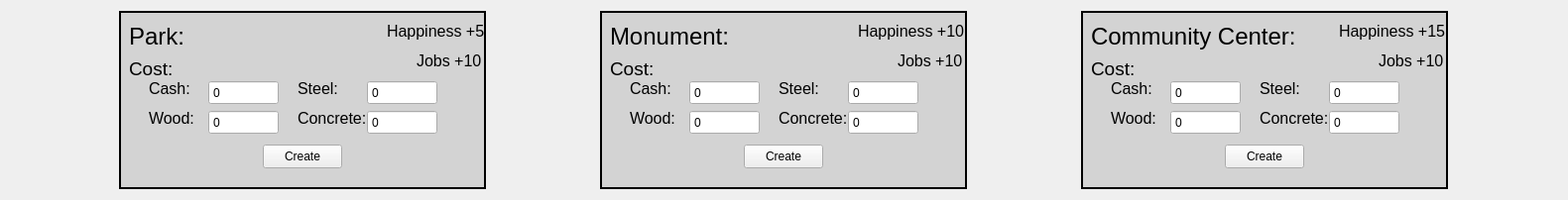
                <widget class="QWidget" name="scrollAreaWidgetContents_5">
                 <property name="geometry">
                  <rect>
                   <x>0</x>
                   <y>0</y>
                   <width>1581</width>
                   <height>202</height>
                  </rect>
                 </property>
                 <layout class="QHBoxLayout" name="horizontalLayout_7">
                  <item>
                   <widget class="QFrame" name="frmLandPark">
                    <property name="minimumSize">
                     <size>
                      <width>370</width>
                      <height>0</height>
                     </size>
                    </property>
                    <property name="maximumSize">
                     <size>
                      <width>370</width>
                      <height>16777215</height>
                     </size>
                    </property>
                    <property name="styleSheet">
                     <string notr="true">#frmLandPark {
	background-color: rgb(211, 211, 211);
	border: 2px solid black;
}</string>
                    </property>
                    <property name="frameShape">
                     <enum>QFrame::StyledPanel</enum>
                    </property>
                    <property name="frameShadow">
                     <enum>QFrame::Raised</enum>
                    </property>
                    <widget class="QPushButton" name="btnLandPark">
                     <property name="geometry">
                      <rect>
                       <x>145</x>
                       <y>135</y>
                       <width>80</width>
                       <height>24</height>
                      </rect>
                     </property>
                     <property name="text">
                      <string>Create</string>
                     </property>
                    </widget>
                    <widget class="QLabel" name="label_95">
                     <property name="geometry">
                      <rect>
                       <x>10</x>
                       <y>10</y>
                       <width>71</width>
                       <height>31</height>
                      </rect>
                     </property>
                     <property name="font">
                      <font>
                       <pointsize>18</pointsize>
                      </font>
                     </property>
                     <property name="text">
                      <string>Park:</string>
                     </property>
                    </widget>
                    <widget class="QLabel" name="label_96">
                     <property name="geometry">
                      <rect>
                       <x>10</x>
                       <y>50</y>
                       <width>49</width>
                       <height>16</height>
                      </rect>
                     </property>
                     <property name="font">
                      <font>
                       <pointsize>14</pointsize>
                      </font>
                     </property>
                     <property name="text">
                      <string>Cost:</string>
                     </property>
                    </widget>
                    <widget class="QSpinBox" name="spnLandParkWood">
                     <property name="geometry">
                      <rect>
                       <x>90</x>
                       <y>100</y>
                       <width>71</width>
                       <height>25</height>
                      </rect>
                     </property>
                     <property name="buttonSymbols">
                      <enum>QAbstractSpinBox::NoButtons</enum>
                     </property>
                     <property name="minimum">
                      <number>0</number>
                     </property>
                     <property name="maximum">
                      <number>1000000</number>
                     </property>
                    </widget>
                    <widget class="QLabel" name="label_97">
                     <property name="geometry">
                      <rect>
                       <x>30</x>
                       <y>100</y>
                       <width>49</width>
                       <height>16</height>
                      </rect>
                     </property>
                     <property name="font">
                      <font>
                       <pointsize>12</pointsize>
                      </font>
                     </property>
                     <property name="text">
                      <string>Wood:</string>
                     </property>
                    </widget>
                    <widget class="QSpinBox" name="spnLandParkSteel">
                     <property name="geometry">
                      <rect>
                       <x>250</x>
                       <y>70</y>
                       <width>71</width>
                       <height>25</height>
                      </rect>
                     </property>
                     <property name="buttonSymbols">
                      <enum>QAbstractSpinBox::NoButtons</enum>
                     </property>
                     <property name="minimum">
                      <number>0</number>
                     </property>
                     <property name="maximum">
                      <number>1000000</number>
                     </property>
                    </widget>
                    <widget class="QLabel" name="label_98">
                     <property name="geometry">
                      <rect>
                       <x>180</x>
                       <y>70</y>
                       <width>49</width>
                       <height>16</height>
                      </rect>
                     </property>
                     <property name="font">
                      <font>
                       <pointsize>12</pointsize>
                      </font>
                     </property>
                     <property name="text">
                      <string>Steel:</string>
                     </property>
                    </widget>
                    <widget class="QLabel" name="label_99">
                     <property name="geometry">
                      <rect>
                       <x>180</x>
                       <y>100</y>
                       <width>71</width>
                       <height>16</height>
                      </rect>
                     </property>
                     <property name="font">
                      <font>
                       <pointsize>12</pointsize>
                      </font>
                     </property>
                     <property name="text">
                      <string>Concrete:</string>
                     </property>
                    </widget>
                    <widget class="QSpinBox" name="spnLandParkConcrete">
                     <property name="geometry">
                      <rect>
                       <x>250</x>
                       <y>100</y>
                       <width>71</width>
                       <height>25</height>
                      </rect>
                     </property>
                     <property name="buttonSymbols">
                      <enum>QAbstractSpinBox::NoButtons</enum>
                     </property>
                     <property name="minimum">
                      <number>0</number>
                     </property>
                     <property name="maximum">
                      <number>1000000</number>
                     </property>
                    </widget>
                    <widget class="QSpinBox" name="spnLandParkCash">
                     <property name="geometry">
                      <rect>
                       <x>90</x>
                       <y>70</y>
                       <width>71</width>
                       <height>25</height>
                      </rect>
                     </property>
                     <property name="buttonSymbols">
                      <enum>QAbstractSpinBox::NoButtons</enum>
                     </property>
                     <property name="minimum">
                      <number>0</number>
                     </property>
                     <property name="maximum">
                      <number>1000000</number>
                     </property>
                    </widget>
                    <widget class="QLabel" name="label_100">
                     <property name="geometry">
                      <rect>
                       <x>30</x>
                       <y>70</y>
                       <width>49</width>
                       <height>16</height>
                      </rect>
                     </property>
                     <property name="font">
                      <font>
                       <pointsize>12</pointsize>
                      </font>
                     </property>
                     <property name="text">
                      <string>Cash:</string>
                     </property>
                    </widget>
                    <widget class="QLabel" name="label_101">
                     <property name="geometry">
                      <rect>
                       <x>270</x>
                       <y>0</y>
                       <width>101</width>
                       <height>41</height>
                      </rect>
                     </property>
                     <property name="font">
                      <font>
                       <pointsize>12</pointsize>
                      </font>
                     </property>
                     <property name="text">
                      <string>Happiness +5</string>
                     </property>
                    </widget>
                    <widget class="QLabel" name="label_102">
                     <property name="geometry">
                      <rect>
                       <x>300</x>
                       <y>30</y>
                       <width>71</width>
                       <height>41</height>
                      </rect>
                     </property>
                     <property name="font">
                      <font>
                       <pointsize>12</pointsize>
                      </font>
                     </property>
                     <property name="text">
                      <string>Jobs +10</string>
                     </property>
                    </widget>
                   </widget>
                  </item>
                  <item>
                   <widget class="QFrame" name="frmLandMonument">
                    <property name="minimumSize">
                     <size>
                      <width>370</width>
                      <height>0</height>
                     </size>
                    </property>
                    <property name="maximumSize">
                     <size>
                      <width>370</width>
                      <height>16777215</height>
                     </size>
                    </property>
                    <property name="styleSheet">
                     <string notr="true">#frmLandMonument {
	background-color: rgb(211, 211, 211);
	border: 2px solid black;
}</string>
                    </property>
                    <property name="frameShape">
                     <enum>QFrame::StyledPanel</enum>
                    </property>
                    <property name="frameShadow">
                     <enum>QFrame::Raised</enum>
                    </property>
                    <widget class="QPushButton" name="btnLandMonument">
                     <property name="geometry">
                      <rect>
                       <x>145</x>
                       <y>135</y>
                       <width>80</width>
                       <height>24</height>
                      </rect>
                     </property>
                     <property name="text">
                      <string>Create</string>
                     </property>
                    </widget>
                    <widget class="QLabel" name="label_103">
                     <property name="geometry">
                      <rect>
                       <x>10</x>
                       <y>10</y>
                       <width>131</width>
                       <height>31</height>
                      </rect>
                     </property>
                     <property name="font">
                      <font>
                       <pointsize>18</pointsize>
                      </font>
                     </property>
                     <property name="text">
                      <string>Monument:</string>
                     </property>
                    </widget>
                    <widget class="QLabel" name="label_104">
                     <property name="geometry">
                      <rect>
                       <x>10</x>
                       <y>50</y>
                       <width>49</width>
                       <height>16</height>
                      </rect>
                     </property>
                     <property name="font">
                      <font>
                       <pointsize>14</pointsize>
                      </font>
                     </property>
                     <property name="text">
                      <string>Cost:</string>
                     </property>
                    </widget>
                    <widget class="QSpinBox" name="spnLandMonumentWood">
                     <property name="geometry">
                      <rect>
                       <x>90</x>
                       <y>100</y>
                       <width>71</width>
                       <height>25</height>
                      </rect>
                     </property>
                     <property name="buttonSymbols">
                      <enum>QAbstractSpinBox::NoButtons</enum>
                     </property>
                     <property name="minimum">
                      <number>0</number>
                     </property>
                     <property name="maximum">
                      <number>1000000</number>
                     </property>
                    </widget>
                    <widget class="QLabel" name="label_105">
                     <property name="geometry">
                      <rect>
                       <x>30</x>
                       <y>100</y>
                       <width>49</width>
                       <height>16</height>
                      </rect>
                     </property>
                     <property name="font">
                      <font>
                       <pointsize>12</pointsize>
                      </font>
                     </property>
                     <property name="text">
                      <string>Wood:</string>
                     </property>
                    </widget>
                    <widget class="QSpinBox" name="spnLandMonumentSteel">
                     <property name="geometry">
                      <rect>
                       <x>250</x>
                       <y>70</y>
                       <width>71</width>
                       <height>25</height>
                      </rect>
                     </property>
                     <property name="buttonSymbols">
                      <enum>QAbstractSpinBox::NoButtons</enum>
                     </property>
                     <property name="minimum">
                      <number>0</number>
                     </property>
                     <property name="maximum">
                      <number>1000000</number>
                     </property>
                    </widget>
                    <widget class="QLabel" name="label_106">
                     <property name="geometry">
                      <rect>
                       <x>180</x>
                       <y>70</y>
                       <width>49</width>
                       <height>16</height>
                      </rect>
                     </property>
                     <property name="font">
                      <font>
                       <pointsize>12</pointsize>
                      </font>
                     </property>
                     <property name="text">
                      <string>Steel:</string>
                     </property>
                    </widget>
                    <widget class="QLabel" name="label_107">
                     <property name="geometry">
                      <rect>
                       <x>180</x>
                       <y>100</y>
                       <width>71</width>
                       <height>16</height>
                      </rect>
                     </property>
                     <property name="font">
                      <font>
                       <pointsize>12</pointsize>
                      </font>
                     </property>
                     <property name="text">
                      <string>Concrete:</string>
                     </property>
                    </widget>
                    <widget class="QSpinBox" name="spnLandMonumentConcrete">
                     <property name="geometry">
                      <rect>
                       <x>250</x>
                       <y>100</y>
                       <width>71</width>
                       <height>25</height>
                      </rect>
                     </property>
                     <property name="buttonSymbols">
                      <enum>QAbstractSpinBox::NoButtons</enum>
                     </property>
                     <property name="minimum">
                      <number>0</number>
                     </property>
                     <property name="maximum">
                      <number>1000000</number>
                     </property>
                    </widget>
                    <widget class="QSpinBox" name="spnLandMonumentCash">
                     <property name="geometry">
                      <rect>
                       <x>90</x>
                       <y>70</y>
                       <width>71</width>
                       <height>25</height>
                      </rect>
                     </property>
                     <property name="buttonSymbols">
                      <enum>QAbstractSpinBox::NoButtons</enum>
                     </property>
                     <property name="minimum">
                      <number>0</number>
                     </property>
                     <property name="maximum">
                      <number>1000000</number>
                     </property>
                    </widget>
                    <widget class="QLabel" name="label_108">
                     <property name="geometry">
                      <rect>
                       <x>30</x>
                       <y>70</y>
                       <width>49</width>
                       <height>16</height>
                      </rect>
                     </property>
                     <property name="font">
                      <font>
                       <pointsize>12</pointsize>
                      </font>
                     </property>
                     <property name="text">
                      <string>Cash:</string>
                     </property>
                    </widget>
                    <widget class="QLabel" name="label_109">
                     <property name="geometry">
                      <rect>
                       <x>260</x>
                       <y>0</y>
                       <width>111</width>
                       <height>41</height>
                      </rect>
                     </property>
                     <property name="font">
                      <font>
                       <pointsize>12</pointsize>
                      </font>
                     </property>
                     <property name="text">
                      <string>Happiness +10</string>
                     </property>
                    </widget>
                    <widget class="QLabel" name="label_110">
                     <property name="geometry">
                      <rect>
                       <x>300</x>
                       <y>30</y>
                       <width>71</width>
                       <height>41</height>
                      </rect>
                     </property>
                     <property name="font">
                      <font>
                       <pointsize>12</pointsize>
                      </font>
                     </property>
                     <property name="text">
                      <string>Jobs +10</string>
                     </property>
                    </widget>
                   </widget>
                  </item>
                  <item>
                   <widget class="QFrame" name="frmLandComCenter">
                    <property name="minimumSize">
                     <size>
                      <width>370</width>
                      <height>0</height>
                     </size>
                    </property>
                    <property name="maximumSize">
                     <size>
                      <width>370</width>
                      <height>16777215</height>
                     </size>
                    </property>
                    <property name="styleSheet">
                     <string notr="true">#frmLandComCenter {
	background-color: rgb(211, 211, 211);
	border: 2px solid black;
}</string>
                    </property>
                    <property name="frameShape">
                     <enum>QFrame::StyledPanel</enum>
                    </property>
                    <property name="frameShadow">
                     <enum>QFrame::Raised</enum>
                    </property>
                    <widget class="QPushButton" name="btnLandCCenter">
                     <property name="geometry">
                      <rect>
                       <x>145</x>
                       <y>135</y>
                       <width>80</width>
                       <height>24</height>
                      </rect>
                     </property>
                     <property name="text">
                      <string>Create</string>
                     </property>
                    </widget>
                    <widget class="QLabel" name="label_111">
                     <property name="geometry">
                      <rect>
                       <x>10</x>
                       <y>10</y>
                       <width>211</width>
                       <height>31</height>
                      </rect>
                     </property>
                     <property name="font">
                      <font>
                       <pointsize>18</pointsize>
                      </font>
                     </property>
                     <property name="text">
                      <string>Community Center:</string>
                     </property>
                    </widget>
                    <widget class="QLabel" name="label_112">
                     <property name="geometry">
                      <rect>
                       <x>10</x>
                       <y>50</y>
                       <width>49</width>
                       <height>16</height>
                      </rect>
                     </property>
                     <property name="font">
                      <font>
                       <pointsize>14</pointsize>
                      </font>
                     </property>
                     <property name="text">
                      <string>Cost:</string>
                     </property>
                    </widget>
                    <widget class="QSpinBox" name="spnLandCCenterWood">
                     <property name="geometry">
                      <rect>
                       <x>90</x>
                       <y>100</y>
                       <width>71</width>
                       <height>25</height>
                      </rect>
                     </property>
                     <property name="buttonSymbols">
                      <enum>QAbstractSpinBox::NoButtons</enum>
                     </property>
                     <property name="minimum">
                      <number>0</number>
                     </property>
                     <property name="maximum">
                      <number>1000000</number>
                     </property>
                    </widget>
                    <widget class="QLabel" name="label_113">
                     <property name="geometry">
                      <rect>
                       <x>30</x>
                       <y>100</y>
                       <width>49</width>
                       <height>16</height>
                      </rect>
                     </property>
                     <property name="font">
                      <font>
                       <pointsize>12</pointsize>
                      </font>
                     </property>
                     <property name="text">
                      <string>Wood:</string>
                     </property>
                    </widget>
                    <widget class="QSpinBox" name="spnLandCCenterSteel">
                     <property name="geometry">
                      <rect>
                       <x>250</x>
                       <y>70</y>
                       <width>71</width>
                       <height>25</height>
                      </rect>
                     </property>
                     <property name="buttonSymbols">
                      <enum>QAbstractSpinBox::NoButtons</enum>
                     </property>
                     <property name="minimum">
                      <number>0</number>
                     </property>
                     <property name="maximum">
                      <number>1000000</number>
                     </property>
                    </widget>
                    <widget class="QLabel" name="label_114">
                     <property name="geometry">
                      <rect>
                       <x>180</x>
                       <y>70</y>
                       <width>49</width>
                       <height>16</height>
                      </rect>
                     </property>
                     <property name="font">
                      <font>
                       <pointsize>12</pointsize>
                      </font>
                     </property>
                     <property name="text">
                      <string>Steel:</string>
                     </property>
                    </widget>
                    <widget class="QLabel" name="label_115">
                     <property name="geometry">
                      <rect>
                       <x>180</x>
                       <y>100</y>
                       <width>71</width>
                       <height>16</height>
                      </rect>
                     </property>
                     <property name="font">
                      <font>
                       <pointsize>12</pointsize>
                      </font>
                     </property>
                     <property name="text">
                      <string>Concrete:</string>
                     </property>
                    </widget>
                    <widget class="QSpinBox" name="spnLandCCenterConcrete">
                     <property name="geometry">
                      <rect>
                       <x>250</x>
                       <y>100</y>
                       <width>71</width>
                       <height>25</height>
                      </rect>
                     </property>
                     <property name="buttonSymbols">
                      <enum>QAbstractSpinBox::NoButtons</enum>
                     </property>
                     <property name="minimum">
                      <number>0</number>
                     </property>
                     <property name="maximum">
                      <number>1000000</number>
                     </property>
                    </widget>
                    <widget class="QSpinBox" name="spnLandCCenterCash">
                     <property name="geometry">
                      <rect>
                       <x>90</x>
                       <y>70</y>
                       <width>71</width>
                       <height>25</height>
                      </rect>
                     </property>
                     <property name="buttonSymbols">
                      <enum>QAbstractSpinBox::NoButtons</enum>
                     </property>
                     <property name="minimum">
                      <number>0</number>
                     </property>
                     <property name="maximum">
                      <number>1000000</number>
                     </property>
                    </widget>
                    <widget class="QLabel" name="label_116">
                     <property name="geometry">
                      <rect>
                       <x>30</x>
                       <y>70</y>
                       <width>49</width>
                       <height>16</height>
                      </rect>
                     </property>
                     <property name="font">
                      <font>
                       <pointsize>12</pointsize>
                      </font>
                     </property>
                     <property name="text">
                      <string>Cash:</string>
                     </property>
                    </widget>
                    <widget class="QLabel" name="label_117">
                     <property name="geometry">
                      <rect>
                       <x>260</x>
                       <y>0</y>
                       <width>111</width>
                       <height>41</height>
                      </rect>
                     </property>
                     <property name="font">
                      <font>
                       <pointsize>12</pointsize>
                      </font>
                     </property>
                     <property name="text">
                      <string>Happiness +15</string>
                     </property>
                    </widget>
                    <widget class="QLabel" name="label_118">
                     <property name="geometry">
                      <rect>
                       <x>300</x>
                       <y>30</y>
                       <width>71</width>
                       <height>41</height>
                      </rect>
                     </property>
                     <property name="font">
                      <font>
                       <pointsize>12</pointsize>
                      </font>
                     </property>
                     <property name="text">
                      <string>Jobs +10</string>
                     </property>
                    </widget>
                   </widget>
                  </item>
                 </layout>
                </widget>
